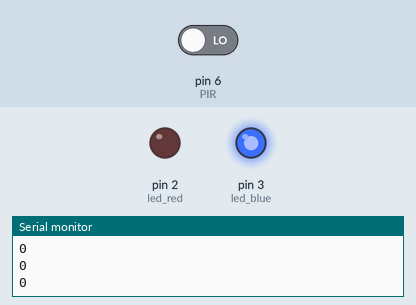
Simulated run of this sketch. Board: Arduino Uno, built with avr-gcc and run on an emulated ATmega328P. On the bench: output pins drawn as LEDs (lit = HIGH), the last lines printed to the serial monitor. Inputs (shaded band) come from the test bench; at power-on: pin 6 (PIR) LOW.

Above: at 2.9 s.
3.0 s: pin 6 (PIR) driven HIGH
At 4.3 s:
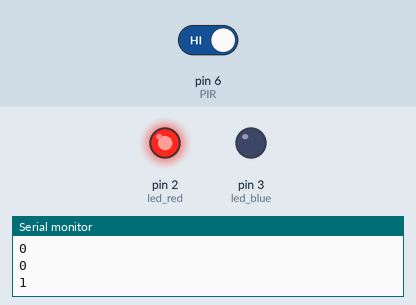
6.7 s: pin 6 (PIR) driven LOW
At 7.21 s:
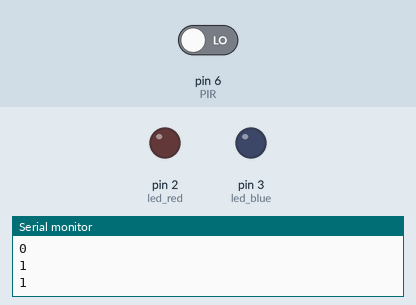
Timing chart, 0 to 9.7 s (numbered marks = the images above; inputs shaded):
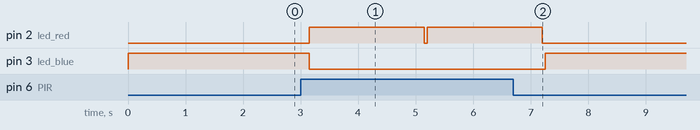

The sketch:

PIR_Sensor.ino
```cpp
int PIR = 6;
const int led_red = 2;
const int led_blue = 3;

void setup()
{
  pinMode(PIR, INPUT);
  pinMode(led_red, OUTPUT);
  pinMode(led_blue, OUTPUT);
  Serial.begin(9600);
}

void loop()
{
  int status = digitalRead(PIR);

  Serial.println(status);

  if (status == 1) {
    digitalWrite(led_blue, LOW);
    digitalWrite(led_red, HIGH);
    delay(2000);
    digitalWrite(led_red, LOW);
  }
  else {
    digitalWrite(led_blue, HIGH);
    delay(1000);
  }

  delay(50);
}
```

Measured:
- after the input at 3.0 s, pin 2 (led_red): LOW → HIGH after 0.15 s, → LOW 2.0 s later, → HIGH 0.05 s later; pin 3 (led_blue): HIGH → LOW after 0.15 s
- after the input at 6.7 s, pin 2 (led_red): goes on until 7.2 s, then stays LOW; pin 3 (led_blue): LOW → HIGH after 0.55 s
